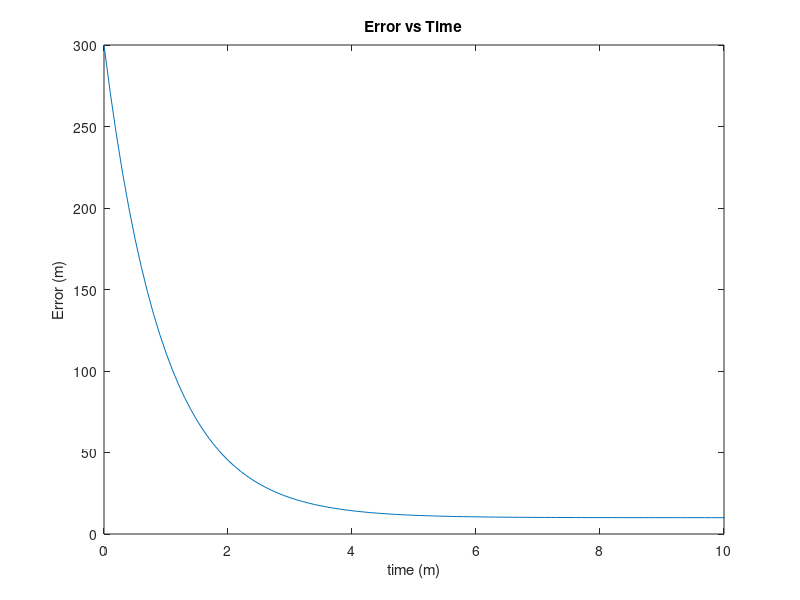

Write the MATLAB code that produced this figure.
distance_away = 500.0;
required_gap = 200.0;
current_position = 0.0;
static_velocity = 10;
error = (distance_away - current_position) - required_gap;
dt = 0.1;
error_values = [error] ;
speeds = [0];
time = [0];

i = 1

figure;

Kp = 1;



while error > 0.1
    
    Speed = Kp*error - static_velocity;
    current_position = current_position + Speed*dt;
    error = (distance_away - current_position) - required_gap;
    error_values(end +1) = error;
    speeds(end +1) = Speed;
    time(end+1) = time(end) + dt;
    
    
%     plot(time,error_values);
%     xlim([0,10]);
%     ylim([0,300]);
%     xlabel('time');
%     ylabel('Error');
%     title('Error vs Time');
% 
%     drawnow;
    
    i = i +1;
    if i >1000
        break
    end
end


plot(time,error_values);
xlim([0,10]);
ylim([0,300]);
xlabel('time (m)');
ylabel('Error (m)');
title('Error vs Time');

steady_state_error = error(end)



